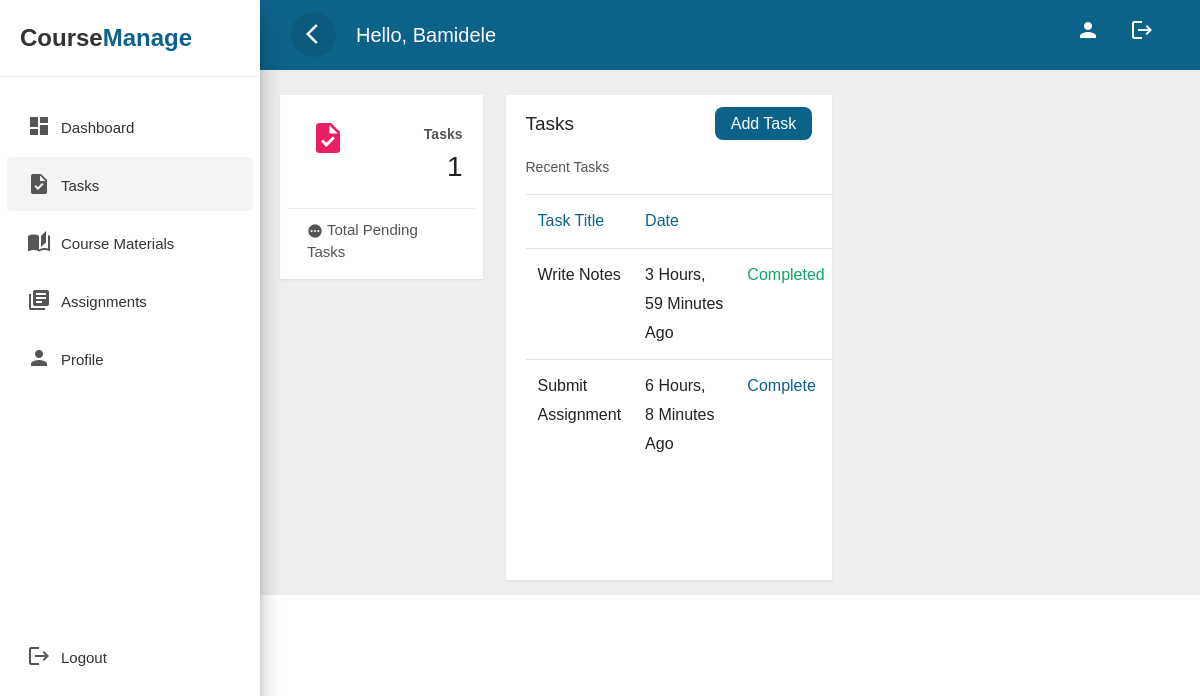
The page /tasks (signed in) on the database its author committed.
### base/models.py (models this page shows, shortened)
class UserData(models.Model):
    user = models.ForeignKey(User, on_delete=models.CASCADE, null=False)
    firstname = models.CharField(max_length=255, null=True, default='')
    lastname = models.CharField(max_length=255, null=True, default='')
    othername = models.CharField(max_length=255, null=True, default='')
    level = models.CharField(max_length=255, null=True, default='')
    dept = models.CharField(max_length=255, null=True, default='')
    email = models.CharField(max_length=255, null=True, default='')
    college = models.CharField(max_length=255, null=True, default='')
    matric_no = models.CharField(max_length=255, null=True, default='')

class Task(models.Model):
    user = models.ForeignKey(User, on_delete=models.CASCADE)
    task = models.CharField(max_length=255, null=True)
    is_complete = models.BooleanField(default=False)
    created = models.DateTimeField(default=timezone.now)
    class Meta:
        ordering = ['-created']

### base/views.py (the view, shortened to what this page needs)
# urls.py: path('tasks',views.tasks,name='tasks'),
@login_required
def tasks(request):
    context = {}
    userdata = UserData.objects.filter(user = request.user)[0]
    context['userdata'] = userdata
    tasks = Task.objects.filter(user=request.user)
    context['tasks'] = tasks
    context['tasks_no'] = tasks.filter(is_complete = False).count()
    return render(request, "tasks.html", context)

### templates/tasks.html (shortened to what this page needs)
{% load static %}
<!doctype html>
<html lang="en">
  <head>
        <link rel="stylesheet" href="{% static 'css/bootstrap.min.css' %}">
        <link rel="stylesheet" href="{% static 'css/custom.css' %}">
  </head>
  <body>
<div class="wrapper">
        <nav id="sidebar">
            <div class="sidebar-header">
                <h3 style="text-transform:capitalize !important;font-size:1.5rem">Course<span class="discolor">Manage</span></h3>
            </div>
            <ul class="list-unstyled components">
			<li class="">
                    <a href="{% url 'dashboard' %}" onclick="document.querySelector('.loading-bar').style.display = 'grid';" class="dashboard"><i class="material-icons">dashboard</i><span>Dashboard</span></a>
                </li>
               <li class="active">
                    <a href="{% url 'tasks' %}" onclick="document.querySelector('.loading-bar').style.display = 'grid';"><i class="material-icons">task</i><span>Tasks</span></a>
                </li>
               <li class="">
                    <a href="{% url 'course-mat' %}" onclick="document.querySelector('.loading-bar').style.display = 'grid';"><i class="material-icons">auto_stories</i><span>Course Materials</span></a>
                </li>
               <li class="">
                    <a href="{% url 'assignments' %}" onclick="document.querySelector('.loading-bar').style.display = 'grid';"><i class="material-icons">library_books</i><span>Assignments</span></a>
                </li>
				<li class="">
                    <a href="{% url 'profile' %}" onclick="document.querySelector('.loading-bar').style.display = 'grid';"><i class="material-icons">person</i><span>Profile</span></a>
                </li>
				 <li  class="" style="margin-top:30vh;">
                    <a href="{% url 'logout' %}" onclick="document.querySelector('.loading-bar').style.display = 'grid';"><i class="material-icons">logout</i><span>Logout</span></a>
                </li>
            </ul>
        </nav>
        <div id="content">
            <div class="top-navbar">
                <nav class="navbar navbar-expand-lg">
                    <div class="container-fluid">
                        <button type="button" id="sidebarCollapse" class="d-xl-block d-lg-block d-md-mone d-none">
                            <span class="material-icons">arrow_back_ios</span>
                        </button>
                        <a class="navbar-brand" href="#">Hello, {{ userdata.firstname}} </a>
                        <div class="collapse navbar-collapse d-lg-block d-xl-block d-sm-none d-md-none d-none" id="navbarSupportedContent">
                            <ul class="nav navbar-nav ml-auto">
                                <li class="nav-item">
                                    <a class="nav-link" href="">
                                    <span class="material-icons">person</span>
                                    </a>
                                </li>
                                <li class="nav-item">
                                    <a class="nav-link" href="{% url 'logout' %}">
                                    <span class="material-icons">logout</span>
                                    </a>
                                </li>
                            </ul>
                        </div>
                    </div>
                </nav>
            </div>
<div class="main-content">
			    <div class="row">
                        <div class="col-lg-3 col-md-6 col-sm-6">
                            <div class="card card-stats">
                                <div class="card-header">
                                    <div class="icon icon-rose">
                                       <span class="material-icons">task</span>
                                    </div>
                                </div>
                                <div class="card-content">
                                    <p class="category"><strong>Tasks</strong></p>
                                    <h3 class="card-title">{{ tasks_no }}</h3>
                                </div>
                                <div class="card-footer">
                                    <div class="stats">
                                        <i class="material-icons">pending</i> Total pending tasks
                                    </div>
                                </div>
                            </div>
                        </div>
                        <div class="row">
                            <div class="col-lg-7 col-md-12" style="margin-left:.5rem;overflow-x:scroll;max-width:100vw">
                                <div class="card" style="min-height: 485px">
                                    <div class="card-header card-header-text">
                                        <div style="display:flex;justify-content:space-between;">
                                            <h4 class="card-title">Tasks </h4>
                                            <span onclick="document.querySelector('.popping-modal').style.display = 'grid' "><a href="#" style="color:#fefefe;background:var(--primary);padding:.5rem 1rem;border-radius:.5rem;">Add Task</a></span>
                                        </div>
                                        <p class="category">Recent Tasks</p>
                                    </div>
                                    <div class="card-content table-responsive">
                                        <table class="table table-hover">
                                            <thead class="text-primary">
                                                <tr>
                                                <th>Task Title</th>
                                                <th>Date</th>
                                                <th></th>
                                            </tr></thead>
                                            <tbody>
                                                {% for task in tasks %}
                                                <tr>
                                                    <td>{{ task.task }}</td>
                                                    <td>{{ task.created|timesince }} Ago</td>
                                                    {% if task.is_complete %}
                                                        <td class="success">Completed</td>
                                                    {% else %}
                                                        <td class="danger"><a href="{% url 'tasks-update' task.id %}" style="color:var(--primary); !important;" onclick="document.querySelector('.loading-bar').style.display = 'grid';">Complete</a></td>
                                                    {% endif %}
                                                </tr>
                                                {% endfor %}
                                            </tbody>
                                        </table>
                                    </div>
                                </div>
                            </div>
                        </div>
					</div>
        </div>
    </div>
  </body>
  </html>

### rows shown on the page
UserData: firstname "Bamidele"
Task: task "Write Notes", created "3 Hours, 59 Minutes", is_complete "Completed"
Task: task "Submit Assignment", created "6 Hours, 8 Minutes", is_complete "Complete"

### other values the page prints
{{ tasks_no }} "1"
